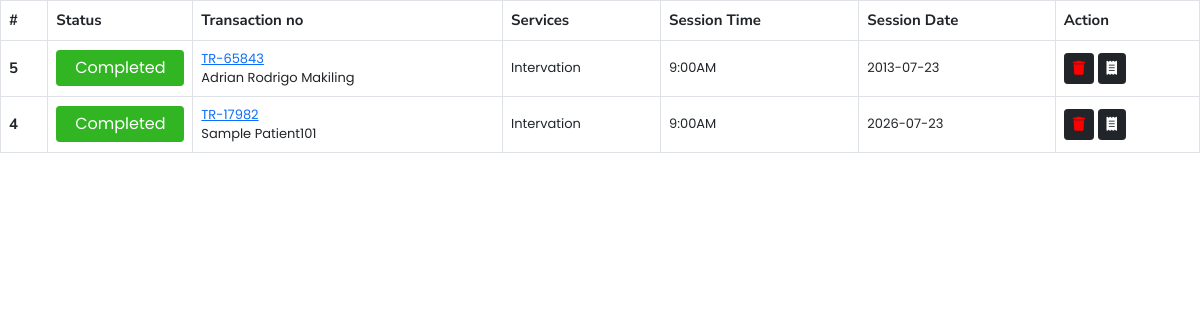
The page /client/php/completed_booking_data.php on the database its author committed.
### tables this page shows
CREATE TABLE `booking_completed` (
  `id` int(11) NOT NULL,
  `transac_no` varchar(255) NOT NULL,
  `status` varchar(255) NOT NULL,
  `name` varchar(255) NOT NULL,
  `patient_name` varchar(255) NOT NULL,
  `procedures` varchar(255) NOT NULL,
  `session_time` varchar(50) NOT NULL,
  `session_date` date NOT NULL
);

### client/php/completed_booking_data.php (the view, shortened to what this page needs)
<?php
require '../../connection/connection.php';
?>
<!DOCTYPE html>
<html lang="en">
<head>
  <link rel="stylesheet" href="../css/style.css">
  <link rel="stylesheet" href="https://cdnjs.cloudflare.com/ajax/libs/font-awesome/6.0.0/css/all.min.css">
  <link href="https://cdn.jsdelivr.net/npm/bootstrap@5.0.2/dist/css/bootstrap.min.css" rel="stylesheet">
</head>
<body>
  <div class="body">
    <table class="table table-bordered">
      <thead>
        <tr>
          <th scope="col">#</th>
          <th scope="col">Status</th>
          <th scope="col">Transaction no</th>
          <th scope="col">Services</th>
          <th scope="col">Session Time</th>
          <th scope="col">Session Date</th>
          <th scope="col">Action</th>
        </tr>
      </thead>
      <?php
      $selectquery = "SELECT * FROM booking_completed ORDER BY ID DESC";
      $result = mysqli_query($con, $selectquery);
      while ($row = mysqli_fetch_assoc($result)) {
        $id = $row['id'];
        $status = $row['status'];
        $transac_no = $row['transac_no'];
        $patient_name = $row['patient_name'];
        $procedures = $row['procedures'];
        $session_time = $row['session_time'];
        $session_date = $row['session_date'];
        echo '
          <tbody>
                  <tr class="centered-row">
                    <th scope ="row">' . $id . '</td>
                    <td style="width: 9rem;"><button type="button" class="btn btn-primary" style="background-color:#31b522; width: 8rem; border: none;" >' . $status . '</button></td>
                    <td><a href="../php/p_transaction.php">' . $transac_no .  '</a> <br>
                    ' . $patient_name .  '</td>
                    <td> ' . $procedures . '</td>
                    <td> ' . $session_time . '</td>
                    <td> ' . $session_date . '</td>
                    <td><a href="../php/completed_booking_data.php? deleteid=' . $id . '"><button class="btn btn-dark btn-flat btn-addon btn-sm m-b-10 m-l-5"><i class="fa-solid fa-trash"  style="color:red;"></i></button></a>
                    <a href="../php/booking_receipt.php? receiptid=' . $id . '"><button class="btn btn-dark btn-flat btn-addon btn-sm m-b-10 m-l-5"><i class="fa-solid fa-receipt"></i></button></a>
                    </td>
                    </tbody>
          ';
      }
      ?>
    </table>
  </div>
</body>
</html>

### client/css/style.css (style rules this page uses)
:root { --header-height: 4rem; --first-color: #3785F9; --light-color: #D2E3FC; --dark-color: #000000; --dark-color-alt: #5E6063; --dark-color-altab: #4d4f52; --white-color: #fff; --orange-color: #F88646; --light-orange: #F9F5EC; --dark-first-color: #1e6fe8; --dark-color: #000000; --dark-color-alt: #282B3A; --white-color: #fff; --green: #31b522; --body-font: 'Poppins', sans-serif; --font-nunito: 'Nunito Sans', sans-serif; --normal-font-size: .938rem; --small-font-size: .813rem; --z-fixed: 100; }
* { margin: 0; padding: 0; box-sizing: border-box; font-family: var(--body-font); }
body { overflow: hidden; }
.table th { font-size: var(--normal-font-size); font-family: var(--font-nunito); }
.centered-row td { font-size: var(--small-font-size); }

### client/php/completed_booking_data.php (style rules this page uses)
.centered-row { vertical-align: middle; }

### rows shown on the page
booking_completed: id "5", status "Completed", transac_no "TR-65843", patient_name "Adrian Rodrigo Makiling", procedures "Intervation", session_time "9:00AM", session_date "2013-07-23"
booking_completed: id "4", status "Completed", transac_no "TR-17982", patient_name "Sample Patient101", procedures "Intervation", session_time "9:00AM", session_date "2026-07-23"
